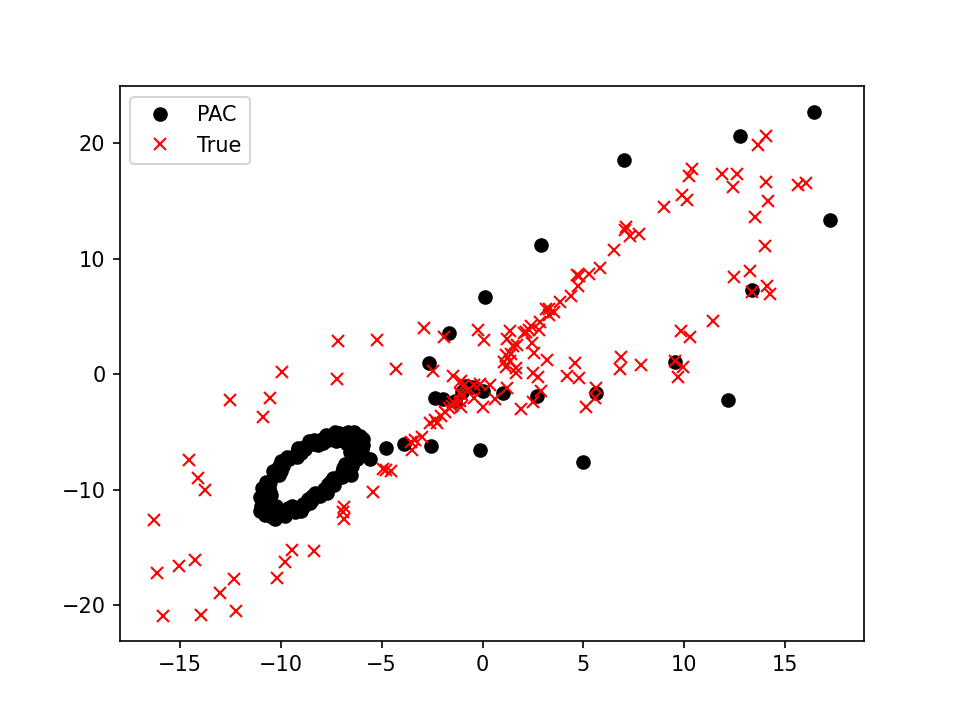

Write the Python code that produced this figure.
from scipy.integrate import odeint
import matplotlib.pyplot as plt
import numpy as np
import pandas as pd
import json

rng = np.random.default_rng(0)
x_min = np.array([-25.0, -25.0, 0.0])
x_max = np.array([25.0, 25.0, 50.0])

def Phi(x):
    t = np.linspace(0, 0.025, 101)
    sol = odeint(ode_model, x, t)
    return sol[-1]

def ode_model(x, t):
    return [10 * (x[1] - x[0]), x[0] * (28 - x[2]) - x[1], x[0] * x[1] - 2.67 * x[2]]
    

def sample_lorenz(n, low=x_min, high=x_max):
   X = rng.uniform(low, high, size=(n, 3))
   Y = np.array([Phi(xi) for xi in X])
   return X, Y


def load_model(model_path):
    # zhuo: read the adaptive subdivision model from json
    with open(model_path, "r", encoding="utf-8") as f:
        data = json.load(f)
    pieces = []
    for p in data:
        exponents = p.get("exponents")
        pieces.append({
            "bounds": [tuple(map(float, b)) for b in p["bounds"]],
            "w": np.asarray(p["w"], dtype=float),
            "degree": int(p.get("degree", 1)),
            "exponents": [tuple(e) for e in exponents] if exponents is not None else None,
            "epsilon": float(p.get("epsilon", 0.0)),
            "n_sample": int(p.get("n_sample", len(p.get("idx", [])))),
            "idx": np.asarray(p.get("idx", []), dtype=int),
        })
    return pieces


def select_piece(xs, pieces):
    # zhuo: here we select the best piece which has the minimum error for the given state xs
    #       tol is the tolerance parameter because sometimes the state will be out of the boundary we learned,
    #       and it can be adjusted to a greater number if the system throws the ValueError below (like 0.1)
    xs = np.asarray(xs, dtype=float).ravel()
    tol = 0.1 * (x_max - x_min)
    tol_vec = np.asarray(tol, dtype=float).ravel()

    d = len(xs)
    models = []
    for p in pieces:
        select = True
        for i in range(d):
            lo, hi = p["bounds"][i]
            tol = tol_vec[i]
            if not (lo - tol <= xs[i] <= hi + tol):
                select = False
                break
        if select:
            models.append(p)

    # if not models:
    #     raise ValueError(f"not able to find a matched model with the given factors: {xs}")
    if not models:
        print("\n=== DEBUG: no matched piece ===")
        print("xs:", xs)

        for p_idx, p in enumerate(pieces[:5]):
            print(f"\n-- checking piece {p_idx} --")
            for i in range(d):
                lo, hi = p["bounds"][i]
                tol = tol_vec[i]
                if not (lo - tol <= xs[i] <= hi + tol):
                    print(f"[FAIL] dim={i}, xs={xs[i]:.6f}, "
                          f"range=[{lo:.6f},{hi:.6f}], tol={tol:.6f}")
                    break

        raise ValueError(f"not able to find a matched model with the given factors: {xs}")
    return min(models, key=lambda p: p["epsilon"])


def predict(xs, pieces):
    # Zhuo: here we use the pieces to calculate the output of the current state(y_pred) with the w
    xs = np.asarray(xs, dtype=float).ravel()
    p = select_piece(xs, pieces)

    w = p["w"]

    if p["exponents"] is not None:
        phi = np.array([np.prod(xs ** np.asarray(e)) for e in p["exponents"]], dtype=float)
        if w.size != phi.size:
            raise ValueError(f"w size ({w.size}) != feature size ({phi.size})")
        y_pred = float(np.dot(w, phi))
    else:
        if w.size != xs.size + 1:
            raise ValueError(f"w size ({w.size}) != input size + 1 ({xs.size + 1})")
        y_pred = float(w[0] + np.dot(w[1:], xs))
    return y_pred, p


X, Y = sample_lorenz(100000)
pd.DataFrame(np.hstack((X, Y[:,0].reshape(-1,1))), columns=['x0', 'x1', 'x2', 'y0']).to_csv("lorenz_X.csv", index=False)
pd.DataFrame(np.hstack((X, Y[:,1].reshape(-1,1))), columns=['x0', 'x1', 'x2', 'y1']).to_csv("lorenz_Y.csv", index=False)
pd.DataFrame(np.hstack((X, Y[:,2].reshape(-1,1))), columns=['x0', 'x1', 'x2', 'y2']).to_csv("lorenz_Z.csv", index=False)

x0 = [15.0, 15.0, 36.0]
x1 = x0.copy()
pieces1_path = "PAC_PIECE/pieces_a0.05_b1e-08_k100000_e0.1_m3_sresidual_range_NPAC937_X.json"
pieces2_path = "PAC_PIECE/pieces_a0.05_b1e-08_k100000_e0.1_m3_sresidual_range_NPAC937_Y.json"
pieces3_path = "PAC_PIECE/pieces_a0.05_b1e-08_k100000_e0.1_m3_sresidual_range_NPAC937_Z.json"

pieces1 = load_model(pieces1_path)
pieces2 = load_model(pieces2_path)  
pieces3 = load_model(pieces3_path)
for i in range(280):
    y1, _ = predict(x0, pieces1)
    y2, _ = predict(x0, pieces2)
    y3, _ = predict(x0, pieces3)
    x0 = [y1, y2, y3]

    y = Phi(x1)
    x1 = y
    plt.plot(x0[0], x0[1], 'o', color='black')
    plt.plot(x1[0], x1[1], 'x', color='red')
plt.legend(['PAC', 'True'], loc='upper left')
plt.savefig("lorenz_10k.png", dpi=150)
plt.show()
